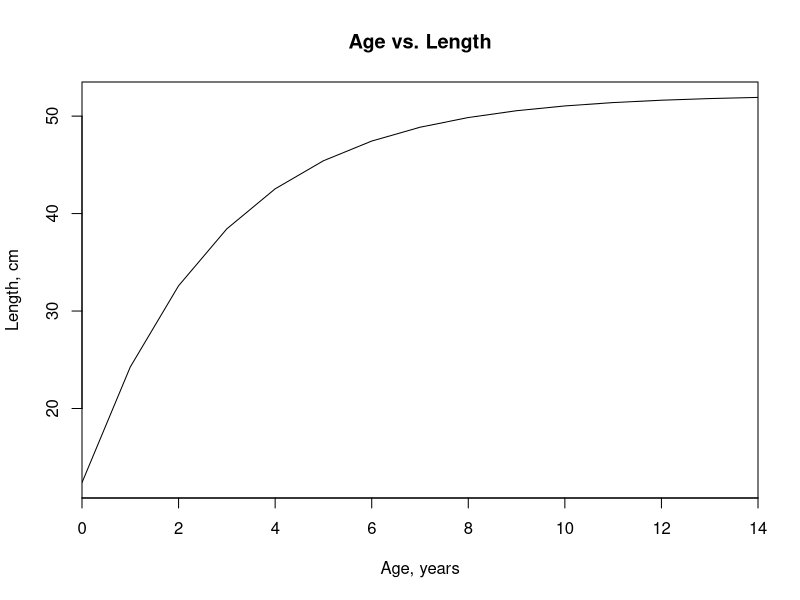
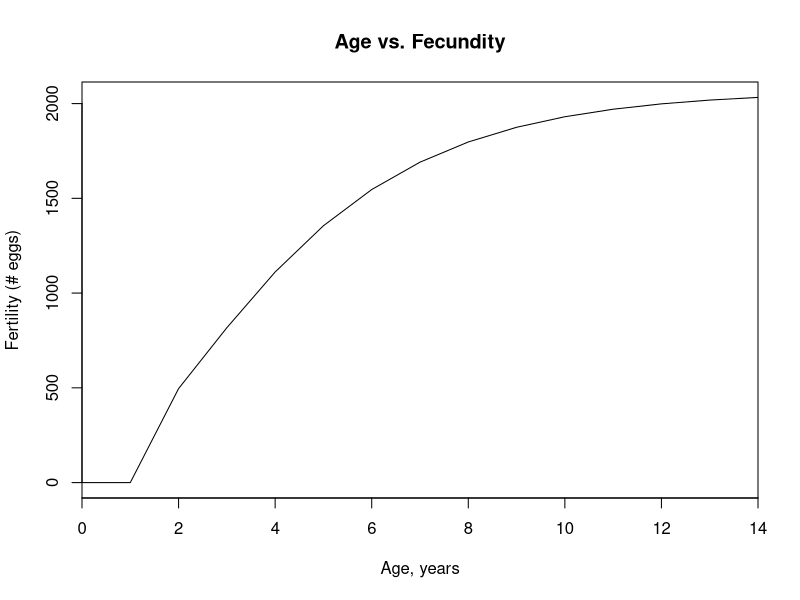
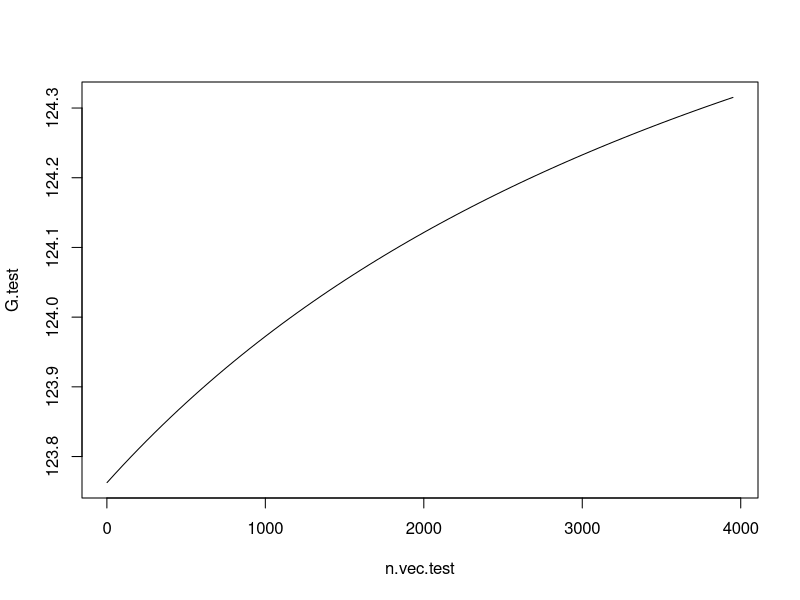

The R script that drew these images, in order:
## ---- chunk 1
max.age <- 14 # max age class (number of age classes will be this plus 1 (for age 0)
gamma <- 0.125 # proportion of settling larvae that survive the first year
ext <- 100000 # number of externally supplied larvae
e.vec <- c(1,rep(0,(max.age))) # allows addition of external larvae to the matrix
ret <- 0.5 # proportion of locally produced larvae that return (self-seeding proportion)
p.vec <- c(1,rep(0.863,max.age)) # survivorship vector (p.vec[i] is the survival from age i-2 to i-1)

## Rate of self-recruitment
a <- 0.001

## Von Bertalanffy parameters
Linf <- 52.2 #L infinity, asymptotic length
K <- 0.354 #growth rate
t0 <- -0.766 #theoretical age at zero length
vb <- c(Linf, K, t0) #concatenated 3 V-B growth params

## Fecundity/fertility/length relationship
repr.age <- 2 #age at first reproduction
f1 <- 0.0129
f2 <- 3.03

## Beverton-Holt parameter, for density-dependent model
B <- .002 # (B-H beta parameter)

## ---- chunk 2
vb.growth <- function(age.vec,vb)  { 
  ## function that takes an age vector and a vector of V-B params, c(Linf, K, t0)
  ## returns a vector of lengths
  lengths <- sapply(age.vec, function(x) vb[1]*(1-exp(-vb[2]*(x-vb[3]))))
  return(lengths)
  }

## with our parameters:
l.vec <- vb.growth(age.vec=0:max.age,vb=vb) #vector of lengths (to be used later)
plot(0:max.age,l.vec,main="Age vs. Length",type='l',xlab='Age, years',ylab='Length, cm',
     xaxs='i')
## ---- chunk 3
fert <- function(age.vec, vb, repr.age, f1,f2) {
  ## function that builds on VB equation above, taking three more parameters to calculate fertility
  ## as a function of age.
  ## From Armsworth (2002) and Sadovy (1996)
  l.vec <- vb.growth(age.vec=age.vec,vb=vb)
  f <- sapply(l.vec, function(x) f1*x^f2)
  f[1:repr.age] <- 0
  return(f)
}

# with our parameters:
f.vec <- fert(age.vec=0:max.age,vb=vb,repr.age=repr.age,f1=f1,f2=f2)
plot(0:max.age,f.vec,main="Age vs. Fecundity",type='l',xlab='Age, years',ylab='Fertility (# eggs)',
     xaxs='i')
## ---- chunk 4
net.R <- function(f.vec,p.vec) {
  p.cum <- numeric()
  for (i in 1:(max.age+1)) { #cumulative survival (i.e. vector of prob. surviving age 0:x)
    p.cum[i] <- prod(p.vec[1:i])
  }
  R <- sum(f.vec*p.cum)
  return(R)
}
## ---- chunk 5
M.di <- function (a, gamma, f.vec, p.vec) {
  M=matrix(nrow=max.age+1,ncol=max.age+1)
  r1 <- f.vec*a*gamma #first row, allowing for a partially open population and settler mortality in year 1
  M[1,] <-r1
  for (i in 2:(max.age+1)) { #rows 2 to max age
    row <- numeric(max.age+1)
    row[i-1] <- p.vec[i]
    M[i,] <- row
  }
  return(M)
}
## ---- chunk 6
S.dd <- function(a,f.vec,n.vec,ext) {
  a*sum(f.vec*n.vec)+ext
}

G <- function(a,f.vec,n.vec,ext,gamma,B) { #utilizes the S(t) equation above
  s <- S.dd(a,f.vec,n.vec,ext)
  out <- (gamma*s)/(1+B*s)
  return(out)
}
n.vec.test <- seq(1,4000,by=50)
B.vec.test <- seq(0.001,0.01,by=.0001)
S.test <- sapply(n.vec.test, S.dd, a=a,f.vec=f.vec,ext=ext)
G.test <- sapply(n.vec.test,G,B=0.001,a=a,f.vec=f.vec,ext=ext,gamma=gamma)
plot(n.vec.test,G.test, type='l')
